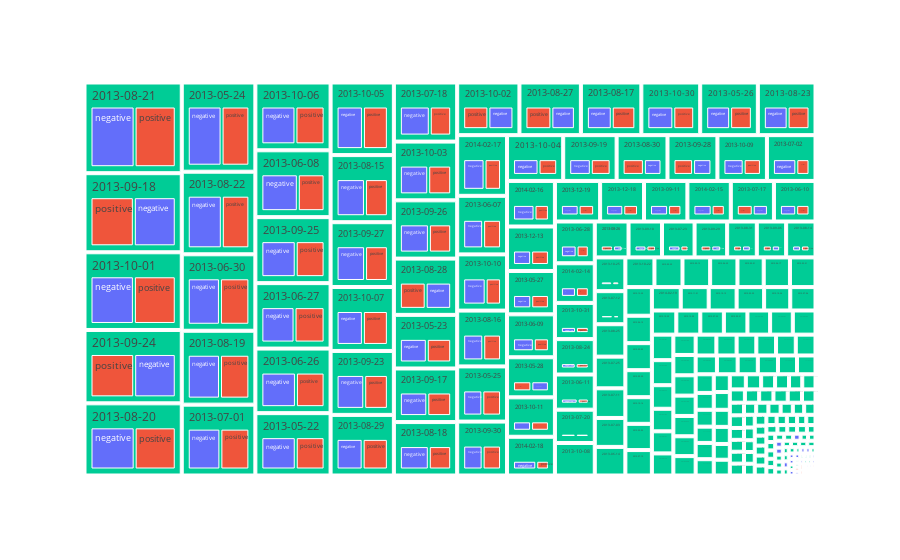

The notebook cell this image was saved under:
### Markdown cell above
## Dates with sentiments

### Code cell
ax= px.treemap(df,path=["date",'sentiment'],color='sentiment')
ax.show()

### Figure 1 — Plotly figure (JSON) as saved in the notebook; plotly's stock layout.template omitted (floating-point values rounded to 4 significant figures; data arrays with more than 128 entries replaced by an {"elided": "..."} marker saying what was removed)
{"data": [{"branchvalues": "total", "customdata": {"elided": "720x1 str values"}, "domain": {"x": [0, 1], "y": [0, 1]}, "hovertemplate": "labels=%{label}<br>count=%{value}<br>parent=%{parent}<br>id=%{id}<br>sentiment=%{customdata[0]}<extra></extra>", "ids": {"elided": "720 str values"}, "labels": {"elided": "720 str values"}, "marker": {"colors": {"elided": "720 str values"}}, "name": "", "parents": {"elided": "720 str values"}, "type": "treemap", "values": {"elided": "720 int values"}}], "layout": {"legend": {"tracegroupgap": 0}, "margin": {"t": 60}}}
